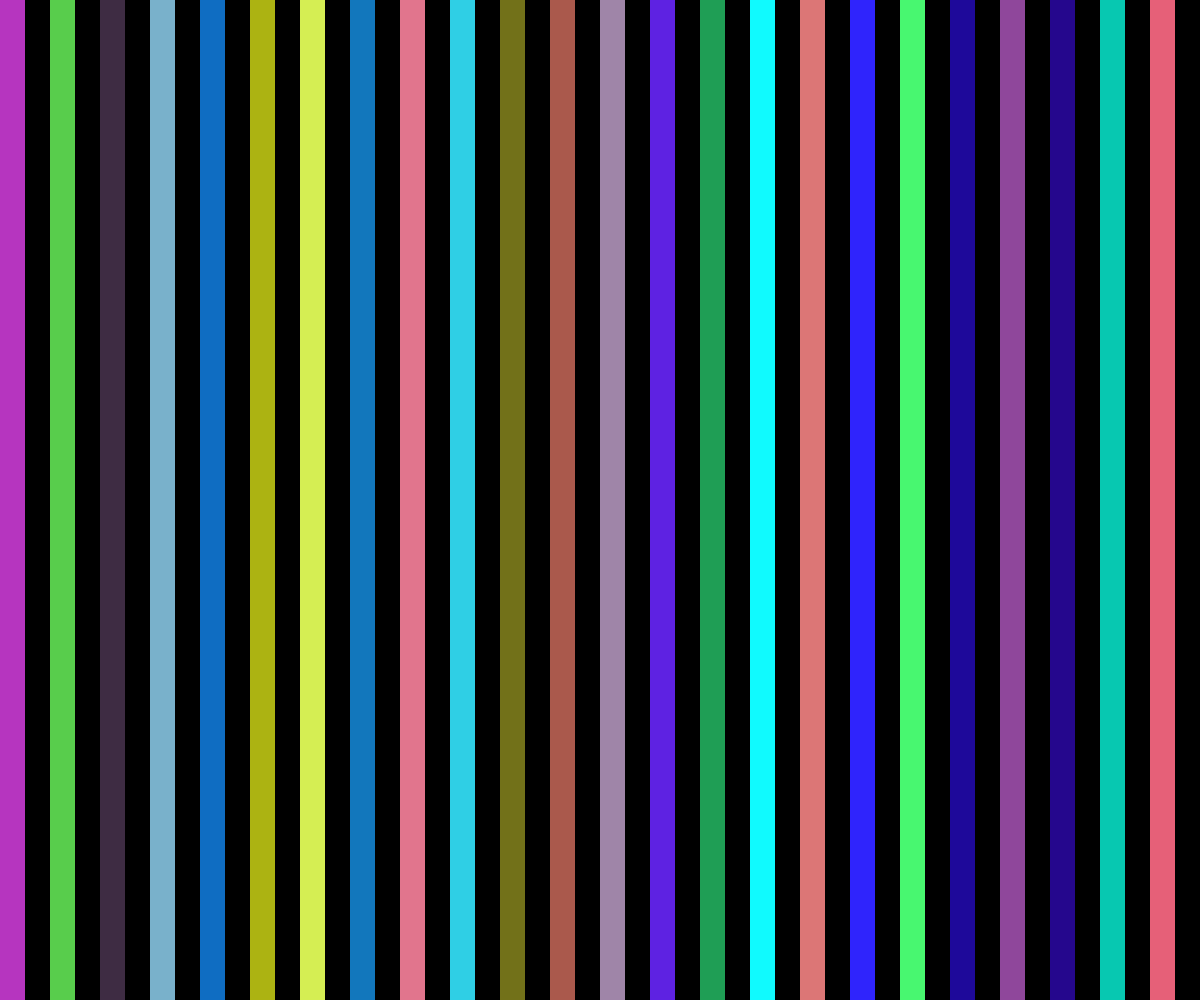
Frame 1 (no input)
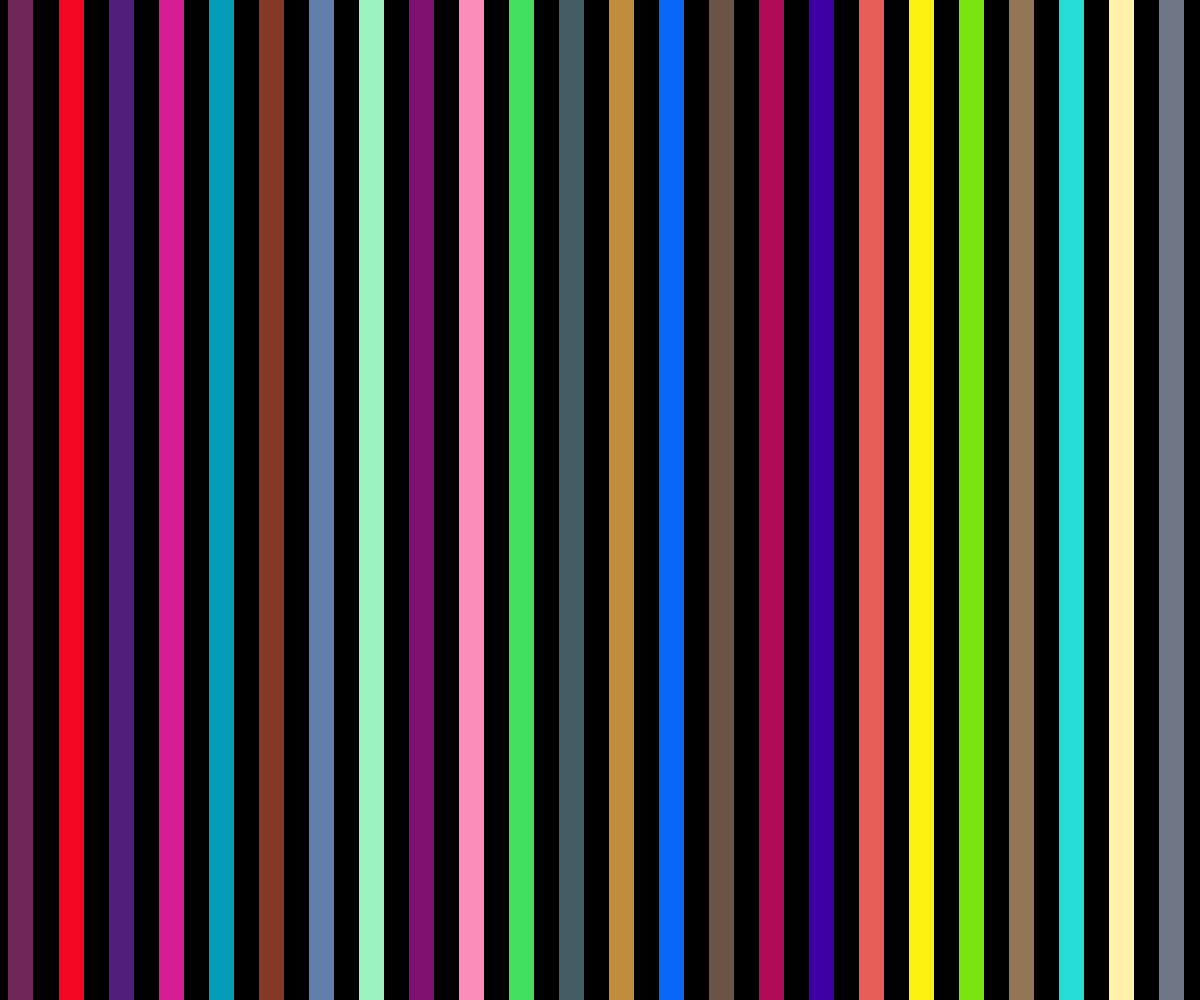
Frame 60 (no input)
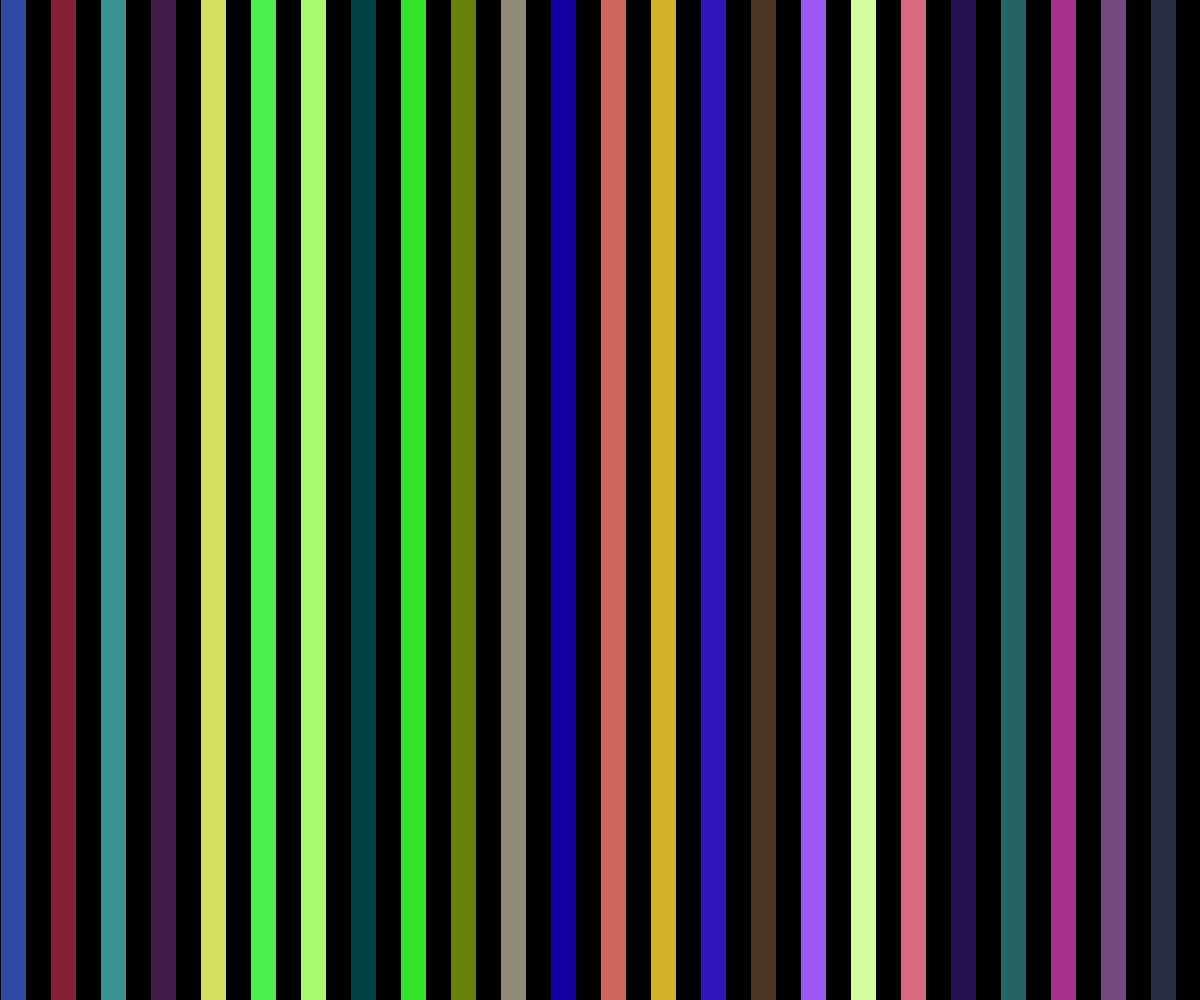
Frame 120 (the mouse pressed at the canvas centre since frame 60)

The p5.js sketch that drew these frames (run headless with seeded random() and noise() and a simulated clock; from frame 60 on, the mouse is pressed at the canvas centre):

// p5.js sketch
// ── sketch.js
var u;
var count;
var mods = [];

function setup() {
  createCanvas(windowWidth, windowHeight);
  u = 50;
  widthExtra = ((int(windowWidth/u))*u)+u;
  count = int(widthExtra/u);
  var index = 0;
  for (var xc = 0; xc < count*2; xc++) {
      mods[index++] = new Module((int(xc)*u),0);
   }
 
}

function draw() {
  noStroke();
  background(0);
  for (var i = 0; i <= count; i++) {
    mods[i].draw();
  }
}

function mousePressed() {
  for (var i = 0; i <= count; i++) {
    mods[i].Pressed();
  }
}

function Module(_x, _y) {
  this.x = _x;
  this.y = _y;
  this.j = 0;
  this.k = 1;
  this.forward = true;
}

Module.prototype.draw = function() {
  push();
  translate(this.x, this.y);
  noStroke();
  fill(random(255),random(255),random(255));
  quad(this.j,0,this.j+25,0,this.j+25,height,this.j,height);
  this.x = this.x + this.k;
  if(this.x > widthExtra){
    this.x = -u;
  }
  if(this.x < -u){
    this.x = widthExtra;
  }
  pop();
}

Module.prototype.Pressed = function() {
    if (this.forward === true){
      this.k = this.k*-1;
      this.forward = false;
      } else {
      this.k = this.k*-1;
      this.forward = true;
      }
}

function windowResized() {
  resizeCanvas(windowWidth, windowHeight);
}
